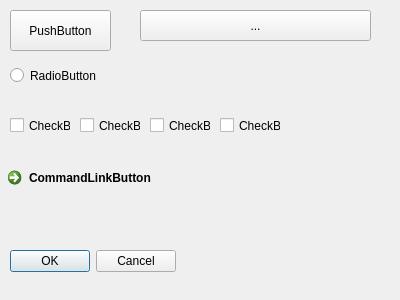
<?xml version="1.0" encoding="UTF-8"?>
<ui version="4.0">
 <class>Form</class>
 <widget class="QWidget" name="Form">
  <property name="geometry">
   <rect>
    <x>0</x>
    <y>0</y>
    <width>400</width>
    <height>300</height>
   </rect>
  </property>
  <property name="windowTitle">
   <string>Form</string>
  </property>
  <widget class="QPushButton" name="pushButton">
   <property name="geometry">
    <rect>
     <x>10</x>
     <y>10</y>
     <width>101</width>
     <height>41</height>
    </rect>
   </property>
   <property name="text">
    <string>PushButton</string>
   </property>
  </widget>
  <widget class="QToolButton" name="toolButton">
   <property name="geometry">
    <rect>
     <x>140</x>
     <y>10</y>
     <width>231</width>
     <height>31</height>
    </rect>
   </property>
   <property name="text">
    <string>...</string>
   </property>
  </widget>
  <widget class="QRadioButton" name="radioButton">
   <property name="geometry">
    <rect>
     <x>10</x>
     <y>60</y>
     <width>101</width>
     <height>31</height>
    </rect>
   </property>
   <property name="text">
    <string>RadioButton</string>
   </property>
  </widget>
  <widget class="QCheckBox" name="cb1">
   <property name="geometry">
    <rect>
     <x>10</x>
     <y>110</y>
     <width>61</width>
     <height>31</height>
    </rect>
   </property>
   <property name="text">
    <string>CheckBox</string>
   </property>
  </widget>
  <widget class="QCommandLinkButton" name="commandLinkButton">
   <property name="geometry">
    <rect>
     <x>0</x>
     <y>160</y>
     <width>167</width>
     <height>41</height>
    </rect>
   </property>
   <property name="text">
    <string>CommandLinkButton</string>
   </property>
  </widget>
  <widget class="QDialogButtonBox" name="buttonBox">
   <property name="geometry">
    <rect>
     <x>10</x>
     <y>246</y>
     <width>166</width>
     <height>31</height>
    </rect>
   </property>
   <property name="standardButtons">
    <set>QDialogButtonBox::Cancel|QDialogButtonBox::Ok</set>
   </property>
  </widget>
  <widget class="QCheckBox" name="checkBox_2">
   <property name="geometry">
    <rect>
     <x>80</x>
     <y>110</y>
     <width>61</width>
     <height>31</height>
    </rect>
   </property>
   <property name="text">
    <string>CheckBox</string>
   </property>
  </widget>
  <widget class="QCheckBox" name="cb3">
   <property name="geometry">
    <rect>
     <x>150</x>
     <y>110</y>
     <width>61</width>
     <height>31</height>
    </rect>
   </property>
   <property name="text">
    <string>CheckBox</string>
   </property>
  </widget>
  <widget class="QCheckBox" name="cb4">
   <property name="geometry">
    <rect>
     <x>220</x>
     <y>110</y>
     <width>61</width>
     <height>31</height>
    </rect>
   </property>
   <property name="text">
    <string>CheckBox</string>
   </property>
  </widget>
 </widget>
 <resources/>
 <connections/>
</ui>
